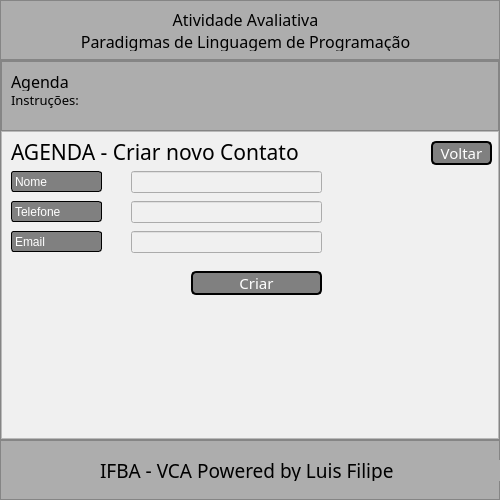
<?xml version="1.0" encoding="UTF-8"?>
<ui version="4.0">
 <class>MainWindow</class>
 <widget class="QMainWindow" name="MainWindow">
  <property name="geometry">
   <rect>
    <x>0</x>
    <y>0</y>
    <width>500</width>
    <height>500</height>
   </rect>
  </property>
  <property name="minimumSize">
   <size>
    <width>500</width>
    <height>500</height>
   </size>
  </property>
  <property name="maximumSize">
   <size>
    <width>500</width>
    <height>500</height>
   </size>
  </property>
  <property name="windowTitle">
   <string>MainWindow</string>
  </property>
  <widget class="QWidget" name="centralwidget">
   <widget class="QFrame" name="frame_Content">
    <property name="geometry">
     <rect>
      <x>0</x>
      <y>60</y>
      <width>500</width>
      <height>380</height>
     </rect>
    </property>
    <property name="styleSheet">
     <string notr="true">background-color: rgb(173, 173, 173);
</string>
    </property>
    <property name="frameShape">
     <enum>QFrame::StyledPanel</enum>
    </property>
    <property name="frameShadow">
     <enum>QFrame::Raised</enum>
    </property>
    <layout class="QVBoxLayout" name="verticalLayout_2">
     <property name="spacing">
      <number>0</number>
     </property>
     <property name="leftMargin">
      <number>0</number>
     </property>
     <property name="topMargin">
      <number>0</number>
     </property>
     <property name="rightMargin">
      <number>0</number>
     </property>
     <property name="bottomMargin">
      <number>0</number>
     </property>
     <item>
      <widget class="QFrame" name="frame">
       <property name="maximumSize">
        <size>
         <width>16777215</width>
         <height>70</height>
        </size>
       </property>
       <property name="styleSheet">
        <string notr="true">background-color: rgb(173, 173, 173);</string>
       </property>
       <property name="frameShape">
        <enum>QFrame::StyledPanel</enum>
       </property>
       <property name="frameShadow">
        <enum>QFrame::Raised</enum>
       </property>
       <widget class="QLabel" name="label_4">
        <property name="geometry">
         <rect>
          <x>10</x>
          <y>10</y>
          <width>471</width>
          <height>21</height>
         </rect>
        </property>
        <property name="font">
         <font>
          <family>Snap ITC</family>
          <pointsize>12</pointsize>
         </font>
        </property>
        <property name="text">
         <string>Agenda</string>
        </property>
       </widget>
       <widget class="QLabel" name="label_5">
        <property name="geometry">
         <rect>
          <x>10</x>
          <y>30</y>
          <width>481</width>
          <height>21</height>
         </rect>
        </property>
        <property name="font">
         <font>
          <family>Broadway</family>
          <pointsize>10</pointsize>
         </font>
        </property>
        <property name="text">
         <string>Instruções:</string>
        </property>
        <property name="alignment">
         <set>Qt::AlignLeading|Qt::AlignLeft|Qt::AlignTop</set>
        </property>
       </widget>
      </widget>
     </item>
     <item>
      <widget class="QFrame" name="frame_3">
       <property name="styleSheet">
        <string notr="true">background-color: rgb(240, 240, 240);</string>
       </property>
       <property name="frameShape">
        <enum>QFrame::StyledPanel</enum>
       </property>
       <property name="frameShadow">
        <enum>QFrame::Raised</enum>
       </property>
       <widget class="QLabel" name="label">
        <property name="geometry">
         <rect>
          <x>10</x>
          <y>10</y>
          <width>461</width>
          <height>21</height>
         </rect>
        </property>
        <property name="font">
         <font>
          <family>Bodoni MT</family>
          <pointsize>16</pointsize>
         </font>
        </property>
        <property name="text">
         <string>AGENDA - Criar novo Contato</string>
        </property>
       </widget>
       <widget class="QPushButton" name="pushButton">
        <property name="geometry">
         <rect>
          <x>190</x>
          <y>140</y>
          <width>131</width>
          <height>24</height>
         </rect>
        </property>
        <property name="font">
         <font>
          <family>Bodoni MT</family>
          <pointsize>11</pointsize>
         </font>
        </property>
        <property name="styleSheet">
         <string notr="true">QPushButton{
border: 2px solid black;
background-color: gray;
border-radius: 5px;
color:white
}

QPushButton:hover{
border: 2px solid red;
background-color: white;
border-radius: 5px;
color:black
}</string>
        </property>
        <property name="text">
         <string>Criar</string>
        </property>
       </widget>
       <widget class="QLabel" name="label_2">
        <property name="geometry">
         <rect>
          <x>10</x>
          <y>40</y>
          <width>91</width>
          <height>21</height>
         </rect>
        </property>
        <property name="styleSheet">
         <string notr="true">QLabel{
border:1px solid black;
background-color: gray;
border-radius: 3px;
color:white
}

</string>
        </property>
        <property name="text">
         <string>Nome</string>
        </property>
       </widget>
       <widget class="QLabel" name="label_3">
        <property name="geometry">
         <rect>
          <x>10</x>
          <y>70</y>
          <width>91</width>
          <height>21</height>
         </rect>
        </property>
        <property name="styleSheet">
         <string notr="true">QLabel{
border: 1px solid black;
background-color: gray;
border-radius: 03px;
color:white
}
</string>
        </property>
        <property name="text">
         <string>Telefone</string>
        </property>
       </widget>
       <widget class="QLabel" name="label_8">
        <property name="geometry">
         <rect>
          <x>10</x>
          <y>100</y>
          <width>91</width>
          <height>21</height>
         </rect>
        </property>
        <property name="styleSheet">
         <string notr="true">QLabel{
border:1px solid black;
background-color: gray;
border-radius: 03px;
color:white
}
</string>
        </property>
        <property name="text">
         <string>Email</string>
        </property>
       </widget>
       <widget class="QLineEdit" name="lineEdit">
        <property name="geometry">
         <rect>
          <x>130</x>
          <y>40</y>
          <width>191</width>
          <height>22</height>
         </rect>
        </property>
        <property name="text">
         <string/>
        </property>
       </widget>
       <widget class="QLineEdit" name="lineEdit_2">
        <property name="geometry">
         <rect>
          <x>130</x>
          <y>70</y>
          <width>191</width>
          <height>22</height>
         </rect>
        </property>
       </widget>
       <widget class="QLineEdit" name="lineEdit_3">
        <property name="geometry">
         <rect>
          <x>130</x>
          <y>100</y>
          <width>191</width>
          <height>22</height>
         </rect>
        </property>
       </widget>
       <widget class="QPushButton" name="pushButton_2">
        <property name="geometry">
         <rect>
          <x>430</x>
          <y>10</y>
          <width>61</width>
          <height>24</height>
         </rect>
        </property>
        <property name="font">
         <font>
          <family>Bodoni MT</family>
          <pointsize>11</pointsize>
         </font>
        </property>
        <property name="styleSheet">
         <string notr="true">QPushButton{
border: 2px solid black;
background-color: gray;
border-radius: 5px;
color:white
}

QPushButton:hover{
border: 2px solid red;
background-color: white;
border-radius: 5px;
color:black
}</string>
        </property>
        <property name="text">
         <string>Voltar</string>
        </property>
       </widget>
      </widget>
     </item>
    </layout>
   </widget>
   <widget class="QFrame" name="frame_Top">
    <property name="geometry">
     <rect>
      <x>0</x>
      <y>0</y>
      <width>500</width>
      <height>60</height>
     </rect>
    </property>
    <property name="maximumSize">
     <size>
      <width>16777215</width>
      <height>60</height>
     </size>
    </property>
    <property name="styleSheet">
     <string notr="true">background-color: rgb(173, 173, 173);</string>
    </property>
    <property name="frameShape">
     <enum>QFrame::StyledPanel</enum>
    </property>
    <property name="frameShadow">
     <enum>QFrame::Raised</enum>
    </property>
    <widget class="QLabel" name="label_6">
     <property name="geometry">
      <rect>
       <x>10</x>
       <y>10</y>
       <width>471</width>
       <height>41</height>
      </rect>
     </property>
     <property name="font">
      <font>
       <family>Snap ITC</family>
       <pointsize>12</pointsize>
      </font>
     </property>
     <property name="styleSheet">
      <string notr="true">color: black</string>
     </property>
     <property name="text">
      <string>Atividade Avaliativa
Paradigmas de Linguagem de Programação</string>
     </property>
     <property name="alignment">
      <set>Qt::AlignCenter</set>
     </property>
    </widget>
   </widget>
   <widget class="QFrame" name="frame_Botton">
    <property name="geometry">
     <rect>
      <x>0</x>
      <y>440</y>
      <width>500</width>
      <height>60</height>
     </rect>
    </property>
    <property name="maximumSize">
     <size>
      <width>16777215</width>
      <height>60</height>
     </size>
    </property>
    <property name="styleSheet">
     <string notr="true">background-color: rgb(173, 173, 173);</string>
    </property>
    <property name="frameShape">
     <enum>QFrame::StyledPanel</enum>
    </property>
    <property name="frameShadow">
     <enum>QFrame::Raised</enum>
    </property>
    <widget class="QLabel" name="label_7">
     <property name="geometry">
      <rect>
       <x>100</x>
       <y>20</y>
       <width>401</width>
       <height>21</height>
      </rect>
     </property>
     <property name="font">
      <font>
       <family>Snap ITC</family>
       <pointsize>14</pointsize>
      </font>
     </property>
     <property name="styleSheet">
      <string notr="true">color:black</string>
     </property>
     <property name="text">
      <string>IFBA - VCA Powered by Luis Filipe</string>
     </property>
    </widget>
   </widget>
  </widget>
 </widget>
 <resources/>
 <connections/>
</ui>
